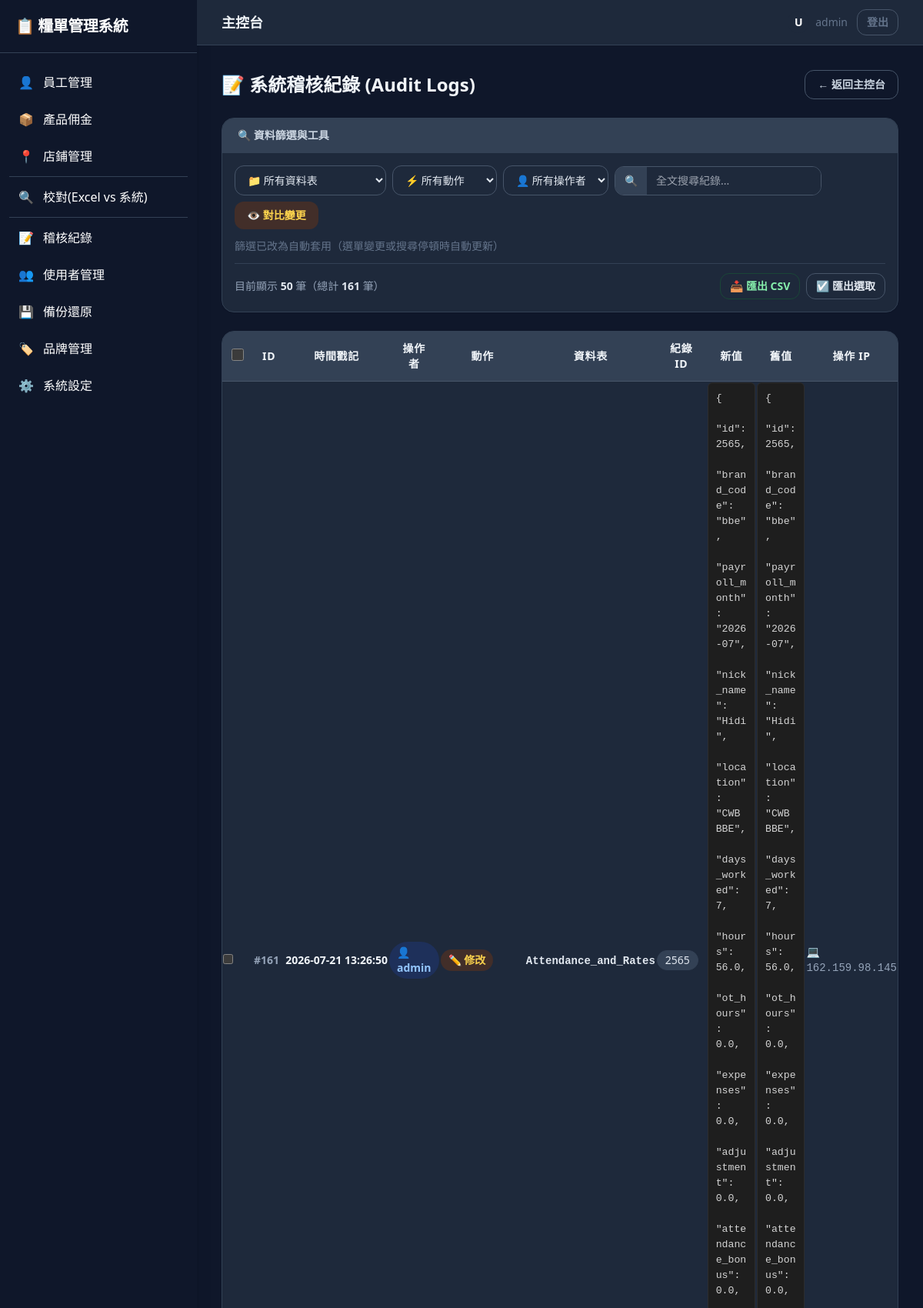
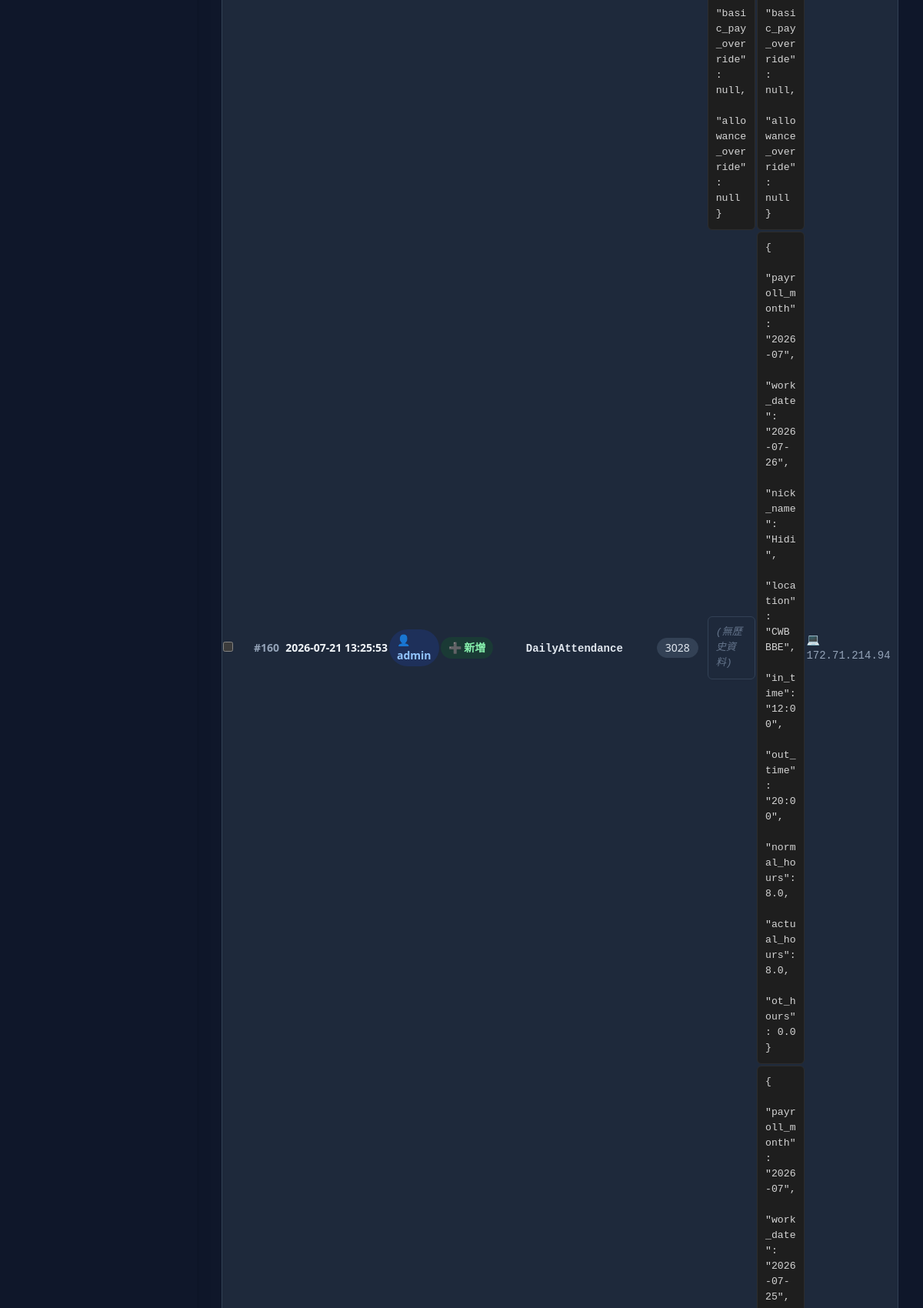
/audit_logs (signed in, upper part), run on the app's committed database (2 pictures, top to bottom).
### tables this page shows
CREATE TABLE AuditLog (
            id INTEGER PRIMARY KEY AUTOINCREMENT,
            timestamp TEXT NOT NULL,
            user TEXT,
            action TEXT NOT NULL,
            table_name TEXT,
            record_id TEXT,
            old_value TEXT,
            new_value TEXT,
            ip TEXT
        );

### blueprints/settings.py (the view)
@bp.route("/audit_logs")
def audit_logs():
    if not is_audit_admin():
        flash("需要管理員權限才能查看稽核紀錄", "warning")
        return redirect(url_for("main.login", next=request.path))
    page = int(request.args.get("page", 1))
    per_page = int(request.args.get("per_page", 50))
    table = request.args.get("table")
    action = request.args.get("action")
    user_q = request.args.get("user")
    query = request.args.get("q")
    where = []
    params = []
    if table:
        where.append("table_name = ?")
        params.append(table)
    if action:
        where.append("action = ?")
        params.append(action)
    if user_q:
        where.append("user = ?")
        params.append(user_q)
    if query:
        where.append("(record_id = ? OR timestamp LIKE ? OR old_value LIKE ? OR new_value LIKE ?)")
        params.extend([query, f"%{query}%", f"%{query}%", f"%{query}%"])
    where_sql = f"WHERE {' AND '.join(where)}" if where else ""
    conn = get_db_connection()
    total = conn.execute(f"SELECT COUNT(*) AS c FROM AuditLog {where_sql}", params).fetchone()["c"]
    offset = (page - 1) * per_page
    rows = conn.execute(
        f"SELECT * FROM AuditLog {where_sql} ORDER BY id DESC LIMIT ? OFFSET ?",
        params + [per_page, offset],
    ).fetchall()
    tables = [row["table_name"] for row in conn.execute("SELECT DISTINCT table_name FROM AuditLog ORDER BY table_name").fetchall()]
    actions = [row["action"] for row in conn.execute("SELECT DISTINCT action FROM AuditLog ORDER BY action").fetchall()]
    users = [row["user"] for row in conn.execute("SELECT DISTINCT user FROM AuditLog ORDER BY user").fetchall() if row["user"]]
    conn.close()
    entries = []
    for row in rows:
        entry = dict(row)
        try:
            entry["old_value_pretty"] = json.dumps(json.loads(entry["old_value"]) if entry.get("old_value") else None, ensure_ascii=False, indent=2)
        except Exception:
            entry["old_value_pretty"] = entry.get("old_value")
        try:
            entry["new_value_pretty"] = json.dumps(json.loads(entry["new_value"]) if entry.get("new_value") else None, ensure_ascii=False, indent=2)
        except Exception:
            entry["new_value_pretty"] = entry.get("new_value")
        entries.append(entry)
    return render_template(
        "audit_logs.html",
        entries=entries,
        page=page,
        per_page=per_page,
        total=total,
        table=table,
        action=action,
        user=user_q,
        q=query,
        tables=tables,
        actions=actions,
        users=users,
    )

### repository.py (called while the page is built)
def get_db_connection(db_path=DB_PATH):
    conn = sqlite3.connect(db_path)
    conn.row_factory = sqlite3.Row
    return conn

### services.py (called while the page is built)
def is_audit_admin():
    return bool(session.get("is_admin")) or session.get("user") in ADMIN_USERS

### templates/audit_logs.html (shortened to what this page needs)
{% extends 'base.html' %}
{% block content %}
<div class="space-y-6">
  <div class="flex items-center justify-between">
    <h3 class="text-2xl font-bold text-slate-100">📝 系統稽核紀錄 (Audit Logs)</h3>
    <a href="/" class="px-4 py-2 text-sm font-semibold text-slate-300 border border-slate-600 rounded-xl hover:bg-slate-700 transition-colors">← 返回主控台</a>
  </div>
  <div class="bg-slate-800 rounded-2xl shadow-sm border border-slate-700 overflow-hidden">
    <div class="px-5 py-3 bg-slate-700 font-bold text-sm text-slate-300 border-b border-slate-700">🔍 資料篩選與工具</div>
    <div class="p-4 space-y-3">
      <form id="filterForm" class="flex flex-wrap gap-2 items-center">
        <select class="text-slate-200 text-sm px-3 py-2 border border-slate-600 rounded-xl focus:ring-2 focus:ring-blue-500 outline-none bg-slate-800" name="table"><option value="">📁 所有資料表</option></select>
        <select class="text-slate-200 text-sm px-3 py-2 border border-slate-600 rounded-xl focus:ring-2 focus:ring-blue-500 outline-none bg-slate-800" name="action"><option value="">⚡ 所有動作</option></select>
        <select class="text-slate-200 text-sm px-3 py-2 border border-slate-600 rounded-xl focus:ring-2 focus:ring-blue-500 outline-none bg-slate-800" name="user"><option value="">👤 所有操作者</option></select>
        <div class="flex rounded-xl overflow-hidden border border-slate-600"><span class="inline-flex items-center px-3 bg-slate-700 text-sm">🔍</span><input class="text-slate-200 bg-slate-800 px-3 py-2 text-sm outline-none" name="q" placeholder="全文搜尋紀錄..." value="{{ q or '' }}"></div>
        <button type="button" class="px-4 py-2 text-sm font-bold text-amber-300 bg-amber-900/40 rounded-xl hover:bg-amber-800/40 transition-colors" id="highlightChangesBtn" title="一鍵比對新舊值差異並標記顏色">👁️ 對比變更</button>
      </form>
      <div class="text-sm text-slate-500">篩選已改為自動套用（選單變更或搜尋停頓時自動更新）</div>
      <div class="flex items-center justify-between pt-3 border-t border-slate-700">
        <span class="text-sm text-slate-400">目前顯示 <strong class="text-slate-200">{{ entries|length }}</strong> 筆（總計 <strong class="text-slate-200">{{ total }}</strong> 筆）</span>
        <div class="flex gap-2">
          <a class="px-3 py-1.5 text-sm font-semibold text-green-300 border border-green-800/50 rounded-xl hover:bg-green-900/30 transition-colors" id="exportAllBtn" href="#">📥 匯出 CSV</a>
          <button type="button" class="px-3 py-1.5 text-sm font-semibold text-slate-200 border border-slate-600 rounded-xl hover:bg-slate-700 transition-colors" id="exportSelectedBtn">☑️ 匯出選取</button>
        </div>
      </div>
    </div>
  </div>
  <div class="bg-slate-800 rounded-2xl shadow-sm border border-slate-700 overflow-hidden">
    <div class="overflow-x-auto">
      <table class="w-full text-sm border-collapse" id="auditTable">
        <thead>
          <tr class="bg-slate-700 text-slate-100 text-center text-sm font-semibold uppercase tracking-wider sticky top-0 z-10">
            <th class="px-3 py-3 border-b border-slate-600 w-[45px]"><input type="checkbox" id="selectAll" class="w-4 h-4 rounded focus:ring-blue-500"></th>
            <th class="px-3 py-3 border-b border-slate-600 w-[70px]">ID</th>
            <th class="px-3 py-3 border-b border-slate-600 w-[190px]">時間戳記</th>
            <th class="px-3 py-3 border-b border-slate-600 w-[120px]">操作者</th>
            <th class="px-3 py-3 border-b border-slate-600 w-[100px]">動作</th>
            <th class="px-3 py-3 border-b border-slate-600 w-[120px]">資料表</th>
            <th class="px-3 py-3 border-b border-slate-600 w-[90px]">紀錄 ID</th>
            <th class="px-3 py-3 border-b border-slate-600">新值</th>
            <th class="px-3 py-3 border-b border-slate-600">舊值</th>
            <th class="px-3 py-3 border-b border-slate-600 w-[140px]">操作 IP</th>
          </tr>
        </thead>
        <tbody>
                    {% for e in entries %}
                        <tr data-entry-id="{{ e.id }}" data-table="{{ e.table_name }}" data-record-id="{{ e.record_id }}">
                            <td><input type="checkbox" class="rowCheckbox form-check-input border-secondary" data-entry-id="{{ e.id }}"></td>
                            <td class="text-sm text-slate-400 font-bold">#{{ e.id }}</td>
                            <td class="text-sm font-bold whitespace-nowrap audit-timestamp" data-utc="{{ e.timestamp }}">{{ e.timestamp }}</td>
                            <td>
                                {% if e.user %}
                                    <span class="inline-block bg-blue-900/40 text-blue-300 text-sm px-2.5 py-1 rounded-full font-semibold">👤 {{ e.user }}</span>
                                {% else %}
                                    <span class="inline-block bg-slate-700 text-slate-400 text-sm px-2.5 py-1 rounded-full">Anonymous</span>
                                {% endif %}
                            </td>
                            <td>
                                {% if e.action == 'create' %}
                                    <span class="inline-block bg-green-900/40 text-green-300 text-sm px-2.5 py-1 rounded-full font-semibold">➕ 新增</span>
                                {% elif e.action == 'update' %}
                                    <span class="inline-block bg-amber-900/40 text-amber-300 text-sm px-2.5 py-1 rounded-full font-semibold">✏️ 修改</span>
                                {% elif e.action == 'delete' %}
                                    <span class="inline-block bg-red-900/40 text-red-300 text-sm px-2.5 py-1 rounded-full font-semibold">🗑️ 刪除</span>
                                {% else %}
                                    <span class="inline-block bg-cyan-900/40 text-cyan-300 text-sm px-2.5 py-1 rounded-full">{{ e.action }}</span>
                                {% endif %}
                            </td>
                            <td><code class="text-sm font-bold text-slate-200">{{ e.table_name }}</code></td>
                            <td><span class="inline-block bg-slate-700 text-slate-200 text-sm px-2.5 py-0.5 rounded-full border border-slate-700">{{ e.record_id if e.record_id and e.record_id != 'None' else '-' }}</span></td>
                            <td style="width: 25%;">
                                {% if e.old_value_pretty and e.old_value_pretty != 'null' %}
                                    <pre class="oldValue json-block">{{ e.old_value_pretty }}</pre>
                                {% else %}
                                    <pre class="oldValue json-block empty"><em>(無歷史資料)</em></pre>
                                {% endif %}
                            </td>
                            <td style="width: 25%;">
                                {% if e.new_value_pretty and e.new_value_pretty != 'null' %}
                                    <pre class="newValue json-block">{{ e.new_value_pretty }}</pre>
                                {% else %}
                                    <pre class="newValue json-block empty"><em>(無變更資料)</em></pre>
                                {% endif %}
                            </td>
                            <td class="text-sm text-slate-400 font-mono">💻 {{ e.ip or '-' }}</td>
                        </tr>
                    {% endfor %}
                    </tbody>
                </table>
            </div>
        </div>
    </div>
</div>
{% endblock %}

### static/app.css (style rules this page uses)
:root { --app-text-main: #e2e8f0; --app-text-muted: #94a3b8; --app-border: #334155; --app-surface: #1e293b; --app-surface-soft: #0f172a; --app-shadow-sm: 0 2px 8px rgba(0, 0, 0, 0.3); color-scheme: dark; }
html { background: #0f172a; }
h1, h2, h3, h4, h5, h6 { font-weight: 700; line-height: 1.25; }
input:not([type="checkbox"]):not([type="radio"]):not([type="file"]):not([type="hidden"]), select, textarea { color-scheme: dark; background-color: #1e293b !important; color: #e2e8f0 !important; }
select option { background-color: #1e293b; color: #e2e8f0; }

### templates/base.html (style rules this page uses)
html, body, main, section, div, article, aside, header, footer, nav, table, thead, tbody, tr, th, td, form, fieldset, input:not([type="checkbox"]):not([type="radio"]):not([type="range"]), select, textarea, button, datalist, option, optgroup { color-scheme: dark; }
html { background: #0f172a !important; }
body { background: #0f172a !important; min-height: 100vh; }

### templates/audit_logs.html (style rules this page uses)
.json-block { font-size: 0.825rem; background: #1e1e1e; color: #d4d4d4; padding: 10px; border-radius: 6px; border: 1px solid #2d2d2d; margin-bottom: 0; text-align: left; white-space: pre-wrap; word-break: break-word; font-family: monospace; }
.json-block.empty { background: #1e293b; color: #64748b; border-color: #334155; font-style: italic; }

### data on the page
AuditLog: id "161", user "admin", action "✏️ 修改", table_name "Attendance_and_Rates", record "2565", old_value_pretty "{ \"id\": 2565, \"brand_code\": \"bbe\", \"payroll_month\": \"2026-07\", \"nick_name\": \"Hidi\", \"location\": \"CWB BBE\", \"days_worked\": 7, \"hours\": 56.0, \"ot_hours\": 0.0, \"expenses\": 0.0, \"adjustment\": 0.0, \"attendance_bonus\": 0.0, \"basic_pay_override\": null, \"allowance_override\": null }", new_value_pretty "{ \"id\": 2565, \"brand_code\": \"bbe\", \"payroll_month\": \"2026-07\", \"nick_name\": \"Hidi\", \"location\": \"CWB BBE\", \"days_worked\": 7, \"hours\": 56.0, \"ot_hours\": 0.0, \"expenses\": 0.0, \"adjustment\": 0.0, \"attendance_bonus\": 0.0, \"basic_pay_override\": null, \"allowance_override\": null }", ip "162.159.98.145"
AuditLog: id "160", user "admin", action "➕ 新增", table_name "DailyAttendance", record "3028", shows "(無歷史資料)", new_value_pretty "{ \"payroll_month\": \"2026-07\", \"work_date\": \"2026-07-26\", \"nick_name\": \"Hidi\", \"location\": \"CWB BBE\", \"in_time\": \"12:00\", \"out_time\": \"20:00\", \"normal_hours\": 8.0, \"actual_hours\": 8.0, \"ot_hours\": 0.0 }", ip "172.71.214.94"

### other printed values
{{ session.get('user') }} "admin"
{{ entries|length }} "50"
{{ total }} "161"
